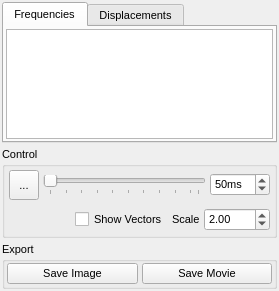
<?xml version="1.0" encoding="UTF-8"?>
<ui version="4.0">
 <class>VibrationsWidget</class>
 <widget class="QDockWidget" name="VibrationsWidget">
  <property name="geometry">
   <rect>
    <x>0</x>
    <y>0</y>
    <width>279</width>
    <height>291</height>
   </rect>
  </property>
  <property name="minimumSize">
   <size>
    <width>279</width>
    <height>291</height>
   </size>
  </property>
  <property name="font">
   <font>
    <pointsize>8</pointsize>
   </font>
  </property>
  <property name="floating">
   <bool>true</bool>
  </property>
  <property name="allowedAreas">
   <set>Qt::NoDockWidgetArea</set>
  </property>
  <property name="windowTitle">
   <string>Vibrations</string>
  </property>
  <widget class="QWidget" name="dockWidgetContents">
   <layout class="QVBoxLayout" name="verticalLayout_3">
    <property name="spacing">
     <number>4</number>
    </property>
    <property name="margin">
     <number>2</number>
    </property>
    <item>
     <widget class="QTabWidget" name="VibrationsTabWidget">
      <property name="currentIndex">
       <number>0</number>
      </property>
      <widget class="QWidget" name="FrequenciesTab">
       <attribute name="title">
        <string>Frequencies</string>
       </attribute>
       <layout class="QVBoxLayout" name="verticalLayout_2">
        <property name="spacing">
         <number>4</number>
        </property>
        <property name="margin">
         <number>2</number>
        </property>
        <item>
         <widget class="QListWidget" name="VibrationsList">
          <property name="sizePolicy">
           <sizepolicy hsizetype="Expanding" vsizetype="Expanding">
            <horstretch>3</horstretch>
            <verstretch>0</verstretch>
           </sizepolicy>
          </property>
          <property name="sizeIncrement">
           <size>
            <width>0</width>
            <height>0</height>
           </size>
          </property>
          <property name="selectionBehavior">
           <enum>QAbstractItemView::SelectRows</enum>
          </property>
         </widget>
        </item>
       </layout>
      </widget>
      <widget class="QWidget" name="DisplacementsTab">
       <attribute name="title">
        <string>Displacements</string>
       </attribute>
       <layout class="QVBoxLayout" name="verticalLayout">
        <property name="spacing">
         <number>4</number>
        </property>
        <property name="margin">
         <number>2</number>
        </property>
        <item>
         <widget class="QTableWidget" name="DisplacementsTable">
          <property name="sizePolicy">
           <sizepolicy hsizetype="Expanding" vsizetype="Expanding">
            <horstretch>0</horstretch>
            <verstretch>0</verstretch>
           </sizepolicy>
          </property>
          <property name="sizeIncrement">
           <size>
            <width>1</width>
            <height>0</height>
           </size>
          </property>
          <property name="selectionMode">
           <enum>QAbstractItemView::SingleSelection</enum>
          </property>
          <property name="selectionBehavior">
           <enum>QAbstractItemView::SelectRows</enum>
          </property>
          <column>
           <property name="text">
            <string>Atom</string>
           </property>
          </column>
          <column>
           <property name="text">
            <string>dX</string>
           </property>
          </column>
          <column>
           <property name="text">
            <string>dY</string>
           </property>
          </column>
          <column>
           <property name="text">
            <string>dZ</string>
           </property>
          </column>
         </widget>
        </item>
       </layout>
      </widget>
     </widget>
    </item>
    <item>
     <widget class="QGroupBox" name="ControlGroup">
      <property name="title">
       <string>Control</string>
      </property>
      <layout class="QVBoxLayout" name="verticalLayout_4">
       <property name="spacing">
        <number>4</number>
       </property>
       <property name="margin">
        <number>2</number>
       </property>
       <item>
        <layout class="QHBoxLayout" name="horizontalLayout_4">
         <property name="spacing">
          <number>4</number>
         </property>
         <property name="margin">
          <number>2</number>
         </property>
         <item>
          <widget class="QToolButton" name="PlayPauseVibration">
           <property name="minimumSize">
            <size>
             <width>30</width>
             <height>30</height>
            </size>
           </property>
           <property name="maximumSize">
            <size>
             <width>30</width>
             <height>30</height>
            </size>
           </property>
           <property name="text">
            <string>...</string>
           </property>
           <property name="icon">
            <iconset resource="icons.qrc">
             <normaloff>:/playback/icons/traj_playpause.svg</normaloff>:/playback/icons/traj_playpause.svg</iconset>
           </property>
           <property name="iconSize">
            <size>
             <width>16</width>
             <height>16</height>
            </size>
           </property>
           <property name="checkable">
            <bool>true</bool>
           </property>
          </widget>
         </item>
         <item>
          <widget class="QSlider" name="FrameSlider">
           <property name="minimum">
            <number>1</number>
           </property>
           <property name="maximum">
            <number>20</number>
           </property>
           <property name="value">
            <number>1</number>
           </property>
           <property name="orientation">
            <enum>Qt::Horizontal</enum>
           </property>
           <property name="tickPosition">
            <enum>QSlider::TicksBelow</enum>
           </property>
           <property name="tickInterval">
            <number>2</number>
           </property>
          </widget>
         </item>
         <item>
          <widget class="QSpinBox" name="DelaySpin">
           <property name="toolTip">
            <string>Delay between frames when playing</string>
           </property>
           <property name="suffix">
            <string>ms</string>
           </property>
           <property name="maximum">
            <number>200</number>
           </property>
           <property name="value">
            <number>50</number>
           </property>
          </widget>
         </item>
        </layout>
       </item>
       <item>
        <layout class="QHBoxLayout" name="horizontalLayout">
         <property name="spacing">
          <number>4</number>
         </property>
         <property name="margin">
          <number>2</number>
         </property>
         <item>
          <spacer name="horizontalSpacer">
           <property name="orientation">
            <enum>Qt::Horizontal</enum>
           </property>
           <property name="sizeHint" stdset="0">
            <size>
             <width>40</width>
             <height>20</height>
            </size>
           </property>
          </spacer>
         </item>
         <item>
          <widget class="QCheckBox" name="ShowVectorsCheck">
           <property name="text">
            <string>Show Vectors</string>
           </property>
          </widget>
         </item>
         <item>
          <widget class="QLabel" name="label">
           <property name="sizePolicy">
            <sizepolicy hsizetype="Minimum" vsizetype="Preferred">
             <horstretch>0</horstretch>
             <verstretch>0</verstretch>
            </sizepolicy>
           </property>
           <property name="text">
            <string>Scale</string>
           </property>
          </widget>
         </item>
         <item>
          <widget class="QDoubleSpinBox" name="VectorScaleSpin">
           <property name="sizePolicy">
            <sizepolicy hsizetype="Expanding" vsizetype="Fixed">
             <horstretch>0</horstretch>
             <verstretch>0</verstretch>
            </sizepolicy>
           </property>
           <property name="toolTip">
            <string>Scaling factor applied to rendered displacement arrows</string>
           </property>
           <property name="singleStep">
            <double>0.100000000000000</double>
           </property>
           <property name="value">
            <double>2.000000000000000</double>
           </property>
          </widget>
         </item>
        </layout>
       </item>
      </layout>
     </widget>
    </item>
    <item>
     <widget class="QGroupBox" name="SaveFramesGroup">
      <property name="title">
       <string>Export</string>
      </property>
      <layout class="QHBoxLayout" name="horizontalLayout_2">
       <property name="spacing">
        <number>4</number>
       </property>
       <property name="margin">
        <number>2</number>
       </property>
       <item>
        <widget class="QPushButton" name="SaveImageButton">
         <property name="text">
          <string>Save Image</string>
         </property>
         <property name="icon">
          <iconset resource="icons.qrc">
           <normaloff>:/file/icons/file_saveimage.svg</normaloff>:/file/icons/file_saveimage.svg</iconset>
         </property>
        </widget>
       </item>
       <item>
        <widget class="QPushButton" name="SaveMovieButton">
         <property name="text">
          <string>Save Movie</string>
         </property>
         <property name="icon">
          <iconset resource="icons.qrc">
           <normaloff>:/playback/icons/traj_view.svg</normaloff>:/playback/icons/traj_view.svg</iconset>
         </property>
        </widget>
       </item>
      </layout>
     </widget>
    </item>
   </layout>
  </widget>
 </widget>
 <resources>
  <include location="icons.qrc"/>
 </resources>
 <connections/>
</ui>
